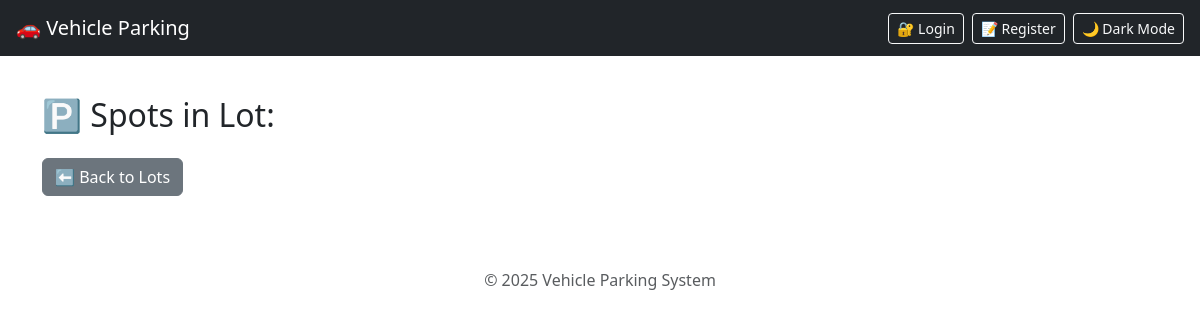
Page /view_spots/6 on the earlier database version.
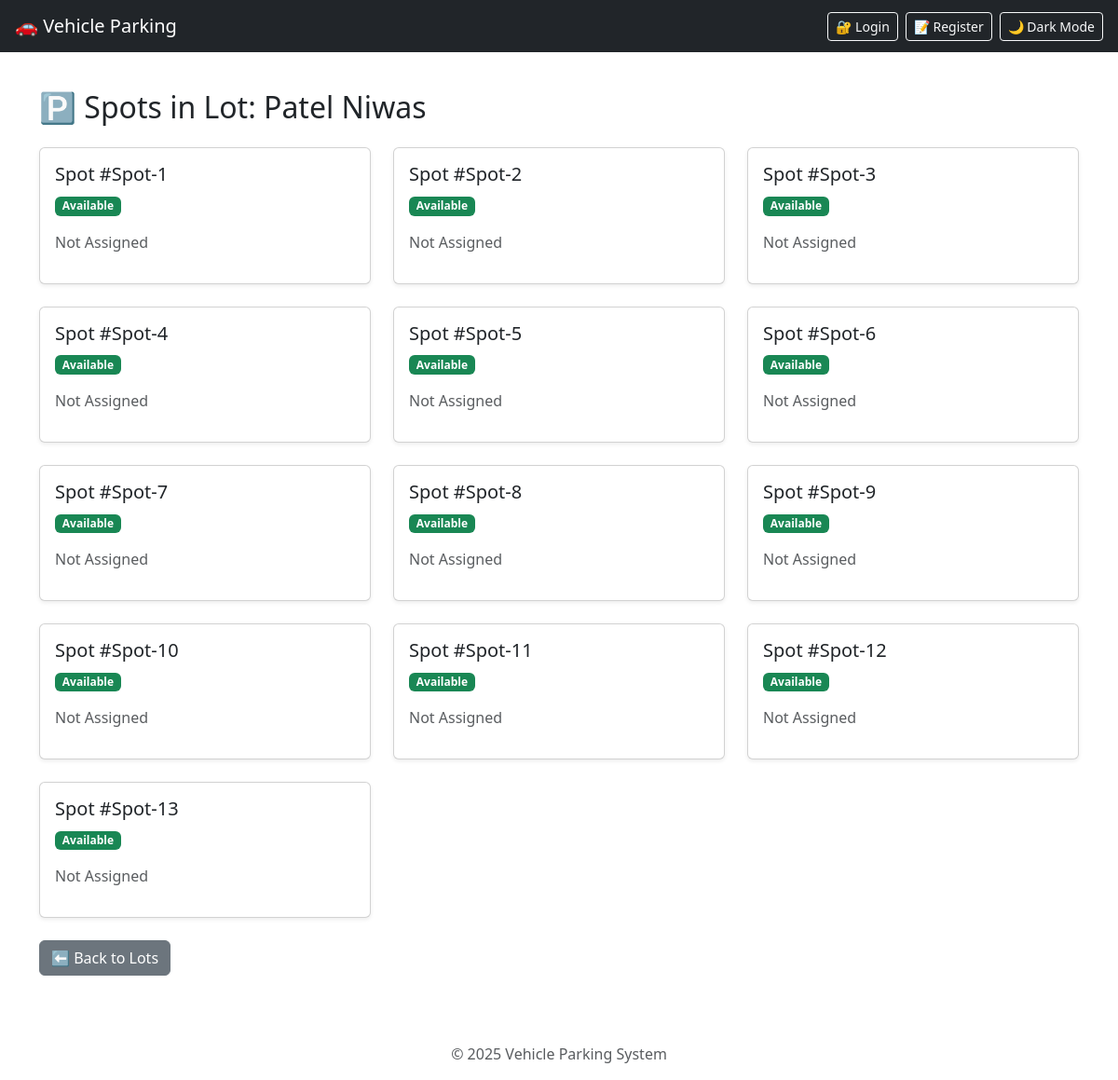
Same page on the later database version.
### tables this page shows
CREATE TABLE parking_lots (
            id INTEGER PRIMARY KEY AUTOINCREMENT,
            name TEXT NOT NULL,
            address TEXT NOT NULL,
            pin_code TEXT,
            total_spots INTEGER NOT NULL,
            available_spots INTEGER NOT NULL
        , price_per_hour REAL DEFAULT 20.0, flat_price REAL, base_price REAL DEFAULT 80, base_duration INTEGER DEFAULT 2, extra_hour_price REAL DEFAULT 50);

CREATE TABLE parking_spots (
            id INTEGER PRIMARY KEY AUTOINCREMENT,
            lot_id INTEGER NOT NULL,
            spot_number TEXT NOT NULL,
            is_occupied INTEGER DEFAULT 0,
            current_user_id INTEGER,
            FOREIGN KEY(lot_id) REFERENCES parking_lots(id),
            FOREIGN KEY(current_user_id) REFERENCES users(id)
        );

### app.py (the view)
@app.route('/view_spots/<int:lot_id>')
def view_spots(lot_id):
    conn = get_db_connection()
    lot = conn.execute('SELECT * FROM parking_lots WHERE id = ?', (lot_id,)).fetchone()
    spots = conn.execute('''
        SELECT parking_spots.*, users.email as user_email
        FROM parking_spots
        LEFT JOIN users ON parking_spots.current_user_id = users.id
        WHERE lot_id = ?
    ''', (lot_id,)).fetchall()
    conn.close()
    return render_template('view_spots.html', lot=lot, spots=spots)

### app.py (called while the page is built)
def get_db_connection():
    conn = sqlite3.connect(DATABASE)
    conn.row_factory = sqlite3.Row
    return conn

### templates/view_spots.html (shortened to what this page needs)
{% extends "base.html" %}
{% block content %}
<h2 class="mb-4">🅿️ Spots in Lot: {{ lot.name }}</h2>
<div class="row row-cols-1 row-cols-md-2 row-cols-lg-3 g-4">
  {% for spot in spots %}
  <div class="col">
    <div class="card shadow-sm h-100">
      <div class="card-body">
        <h5 class="card-title">Spot #{{ spot.spot_number }}</h5>
        <p class="card-text">
          <span class="badge {% if spot.is_occupied %}bg-danger{% else %}bg-success{% endif %}">
            {% if spot.is_occupied %}Occupied{% else %}Available{% endif %}
          </span>
        </p>
        <p class="text-muted">
          {% if spot.user_email %}
          Reserved by: <strong>{{ spot.user_email }}</strong>
          {% else %}
          Not Assigned
          {% endif %}
        </p>
      </div>
    </div>
  </div>
  {% endfor %}
</div>
<a href="{{ url_for('view_lots') }}" class="btn btn-secondary mt-4">⬅ Back to Lots</a>
{% endblock %}

### templates/base.html (shortened to what this page needs)
<!DOCTYPE html>
<html lang="en" data-bs-theme="light">
<head>
  <link href="https://cdn.jsdelivr.net/npm/bootstrap@5.3.2/dist/css/bootstrap.min.css" rel="stylesheet">
</head>
<body>
<nav class="navbar navbar-expand-lg navbar-dark bg-dark px-3">
  <a class="navbar-brand" href="{{ url_for('home') }}">🚗 Vehicle Parking</a>
  <div class="ms-auto d-flex align-items-center gap-2">
    {% if session.get('id') %}
      {% if session.get('role') == 'user' %}
        <a href="{{ url_for('user_dashboard') }}" class="btn btn-outline-light btn-sm">🏠 Dashboard</a>
        <a href="{{ url_for('profile') }}" class="btn btn-outline-light btn-sm">👤 Profile</a>
      {% elif session.get('role') == 'admin' %}
        <a href="{{ url_for('admin_dashboard') }}" class="btn btn-outline-light btn-sm">🛠️ Admin Dashboard</a>
        <a href="{{ url_for('admin_vehicles') }}" class="btn btn-outline-light btn-sm">🚘 Vehicles</a>
      {% endif %}
      <a href="{{ url_for('logout') }}" class="btn btn-danger btn-sm">🚪 Logout</a>
    {% else %}
      <a href="{{ url_for('login') }}" class="btn btn-outline-light btn-sm">🔐 Login</a>
      <a href="{{ url_for('register') }}" class="btn btn-outline-light btn-sm">📝 Register</a>
    {% endif %}
    <button id="themeToggle" class="btn btn-outline-light btn-sm">🌙 Dark Mode</button>
  </div>
</nav>
<div class="container py-4">
  {% block content %}{% endblock %}
</div>
<footer class="text-center text-muted mt-5 mb-3">
  © 2025 Vehicle Parking System
</footer>
</body>
</html>

Differences in the rows shown:
added parking_lots: name "Patel Niwas"
added parking_spots: spot_number "Spot-1", is_occupied "Available"
added parking_spots: spot_number "Spot-2", is_occupied "Available"
added parking_spots: spot_number "Spot-3", is_occupied "Available"
added parking_spots: spot_number "Spot-4", is_occupied "Available"
added parking_spots: spot_number "Spot-5", is_occupied "Available"
added parking_spots: spot_number "Spot-6", is_occupied "Available"
added parking_spots: spot_number "Spot-7", is_occupied "Available"
added parking_spots: spot_number "Spot-8", is_occupied "Available"
added parking_spots: spot_number "Spot-9", is_occupied "Available"
added parking_spots: spot_number "Spot-10", is_occupied "Available"
added parking_spots: spot_number "Spot-11", is_occupied "Available"
added parking_spots: spot_number "Spot-12", is_occupied "Available"
added parking_spots: spot_number "Spot-13", is_occupied "Available"
